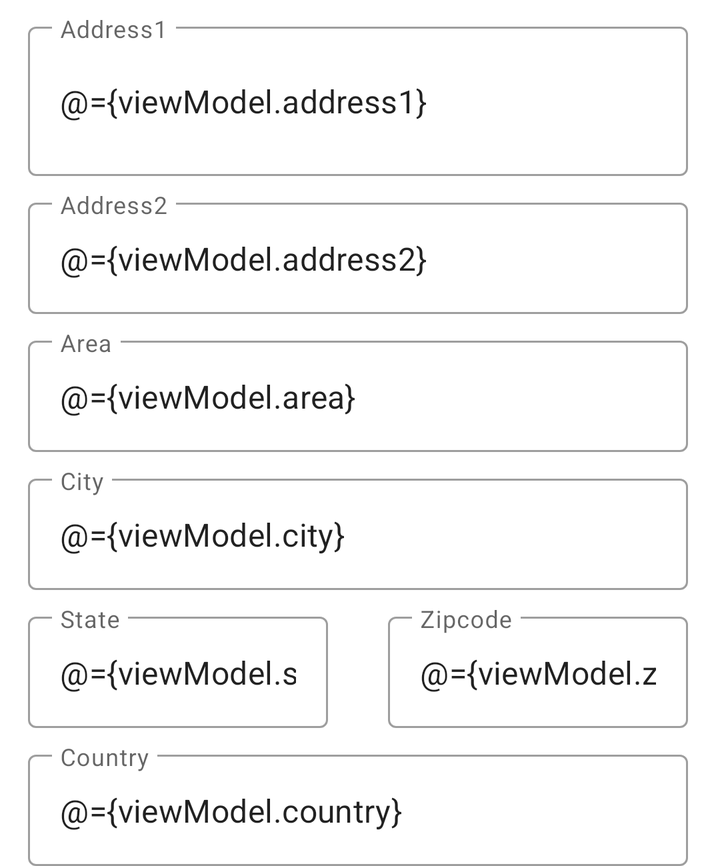
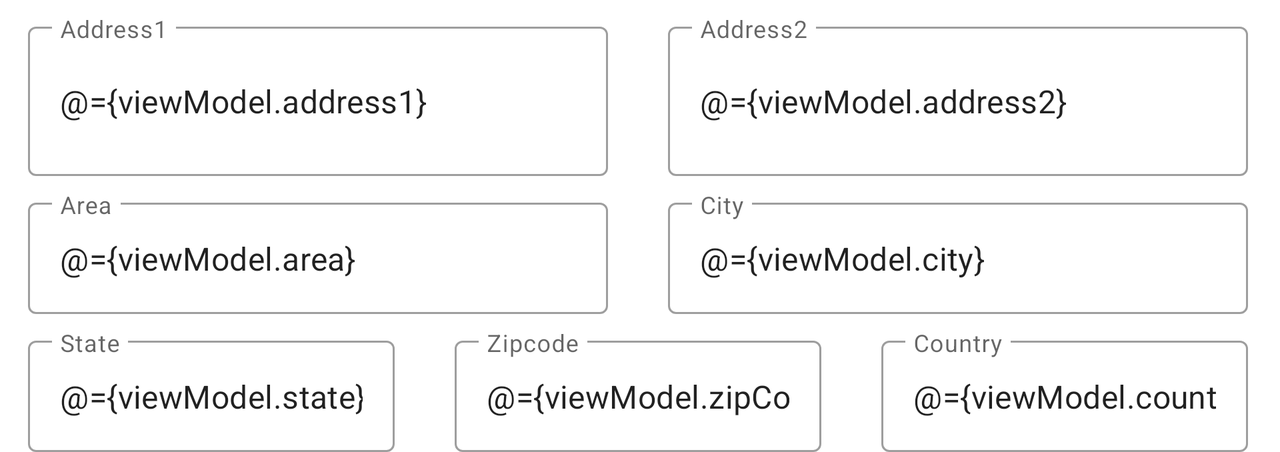

First picture: res/layout/ on a phone held upright. Second picture: the repository's own variant of that layout, on a device whose configuration matches the variant's folder. Source for both follows.
<!-- AndroidManifest.xml: application theme AppTheme -->
<!-- res/layout/address_layout.xml -->
<?xml version="1.0" encoding="utf-8"?>
<layout xmlns:android="http://schemas.android.com/apk/res/android"
    xmlns:app="http://schemas.android.com/apk/res-auto">

    <data>

        <variable
            name="viewModel"
            type="com.openclassrooms.realestatemanager.presentation.ui.addProperty.AddEditPropertyViewModel" />

        <variable
            name="address"
            type="com.openclassrooms.realestatemanager.presentation.ui.addProperty.AddEditPropertyViewModel" />

        <import type="android.view.View" />

        <import type="com.openclassrooms.realestatemanager.utils.converter.Converter" />

    </data>

    <androidx.constraintlayout.widget.ConstraintLayout
        android:layout_width="match_parent"
        android:layout_height="wrap_content">

        <com.google.android.material.textfield.TextInputLayout
            android:id="@+id/address1Layout"
            style="@style/Widget.MaterialComponents.TextInputLayout.OutlinedBox"
            android:layout_width="0dp"
            android:layout_height="wrap_content"
            android:layout_marginStart="@dimen/marginStart"
            android:layout_marginTop="@dimen/marginTop"
            android:layout_marginEnd="@dimen/marginEnd"
            android:layout_marginBottom="@dimen/marginTop"
            android:hint="@string/address1"
            android:inputType="textPostalAddress"
            app:endIconMode="clear_text"
            app:endIconTint="@color/colorAccent"
            app:layout_constraintEnd_toEndOf="parent"
            app:layout_constraintStart_toStartOf="parent"
            app:layout_constraintTop_toTopOf="parent">

            <com.google.android.material.textfield.TextInputEditText
                android:id="@+id/address1_text_input"
                android:layout_width="match_parent"
                android:layout_height="wrap_content"
                android:inputType="textMultiLine"
                android:maxLines="3"
                android:minLines="2"
                android:scrollbars="vertical"
                android:text="@={viewModel.address1}"
                android:textSize="@dimen/textSize"
                app:layout_constraintStart_toStartOf="parent"
                app:layout_constraintTop_toTopOf="parent" />
        </com.google.android.material.textfield.TextInputLayout>

        <com.google.android.material.textfield.TextInputLayout
            android:id="@+id/address2Layout"
            style="@style/Widget.MaterialComponents.TextInputLayout.OutlinedBox"
            android:layout_width="0dp"
            android:layout_height="wrap_content"
            android:layout_marginStart="@dimen/marginStart"
            android:layout_marginTop="@dimen/marginTop"
            android:layout_marginEnd="@dimen/marginEnd"
            android:layout_marginBottom="@dimen/marginTop"
            android:layout_weight="0.5"
            android:hint="@string/address2"
            android:inputType="textPostalAddress"
            app:endIconMode="clear_text"
            app:endIconTint="@color/colorAccent"
            app:layout_constraintEnd_toEndOf="parent"
            app:layout_constraintStart_toStartOf="parent"
            app:layout_constraintTop_toBottomOf="@id/address1Layout">

            <com.google.android.material.textfield.TextInputEditText
                android:id="@+id/address2_text_input"
                android:layout_width="match_parent"
                android:layout_height="wrap_content"
                android:hint="@string/address2"
                android:text="@={viewModel.address2}"
                android:textSize="@dimen/textSize" />
        </com.google.android.material.textfield.TextInputLayout>

        <com.google.android.material.textfield.TextInputLayout
            android:id="@+id/areaLayout"
            style="@style/Widget.MaterialComponents.TextInputLayout.OutlinedBox"
            android:layout_width="0dp"
            android:layout_height="wrap_content"
            android:layout_marginStart="@dimen/marginStart"
            android:layout_marginTop="@dimen/marginTop"
            android:layout_marginEnd="@dimen/marginEnd"
            android:layout_marginBottom="@dimen/marginTop"
            android:layout_weight="0.5"
            android:hint="@string/area"
            android:inputType="number"
            app:endIconMode="clear_text"
            app:endIconTint="@color/colorAccent"
            app:layout_constraintEnd_toEndOf="parent"
            app:layout_constraintStart_toStartOf="parent"
            app:layout_constraintTop_toBottomOf="@id/address2Layout">

            <com.google.android.material.textfield.TextInputEditText
                android:id="@+id/area_text_input"
                android:layout_width="match_parent"
                android:layout_height="wrap_content"
                android:inputType="text"
                android:text="@={viewModel.area}"
                android:textSize="@dimen/textSize"
                app:endIconMode="clear_text" />
        </com.google.android.material.textfield.TextInputLayout>

        <com.google.android.material.textfield.TextInputLayout
            android:id="@+id/cityLayout"
            style="@style/Widget.MaterialComponents.TextInputLayout.OutlinedBox"
            android:layout_width="0dp"
            android:layout_height="wrap_content"
            android:layout_marginStart="@dimen/marginStart"
            android:layout_marginTop="@dimen/marginTop"
            android:layout_marginEnd="@dimen/marginEnd"
            android:layout_marginBottom="@dimen/marginTop"
            android:hint="@string/city"
            android:inputType="number"
            app:endIconMode="clear_text"
            app:endIconTint="@color/colorAccent"
            app:layout_constraintEnd_toEndOf="parent"
            app:layout_constraintStart_toStartOf="parent"
            app:layout_constraintTop_toBottomOf="@id/areaLayout">

            <com.google.android.material.textfield.TextInputEditText
                android:id="@+id/city_text_input"
                android:layout_width="match_parent"
                android:layout_height="wrap_content"
                android:inputType="text"
                android:text="@={viewModel.city}"
                android:textSize="@dimen/textSize"
                app:layout_constraintStart_toStartOf="parent"
                app:layout_constraintTop_toBottomOf="@id/area_text_input" />

        </com.google.android.material.textfield.TextInputLayout>


        <com.google.android.material.textfield.TextInputLayout
            android:id="@+id/stateLayout"
            style="@style/Widget.MaterialComponents.TextInputLayout.OutlinedBox"
            android:layout_width="0dp"
            android:layout_height="wrap_content"
            android:layout_marginStart="@dimen/marginStart"
            android:layout_marginTop="@dimen/marginTop"
            android:layout_marginEnd="@dimen/marginEnd"
            android:layout_marginBottom="@dimen/marginTop"
            android:layout_weight="0.5"
            android:hint="@string/state"
            android:inputType="text"
            app:endIconMode="clear_text"
            app:endIconTint="@color/colorAccent"
            app:layout_constraintStart_toStartOf="parent"
            app:layout_constraintEnd_toStartOf="@id/zipcodeLayout"
            app:layout_constraintTop_toBottomOf="@id/cityLayout">

            <com.google.android.material.textfield.TextInputEditText
                android:id="@+id/state_text_input"
                android:layout_width="match_parent"
                android:layout_height="wrap_content"
                android:inputType="textPostalAddress"
                android:text="@={viewModel.state}"
                android:textSize="@dimen/textSize" />
        </com.google.android.material.textfield.TextInputLayout>

        <com.google.android.material.textfield.TextInputLayout
            android:id="@+id/zipcodeLayout"
            style="@style/Widget.MaterialComponents.TextInputLayout.OutlinedBox"
            android:layout_width="0dp"
            android:layout_height="wrap_content"
            android:layout_marginStart="@dimen/marginStart"
            android:layout_marginTop="@dimen/marginTop"
            android:layout_marginEnd="@dimen/marginEnd"
            android:layout_marginBottom="@dimen/marginTop"
            android:layout_weight="0.5"
            android:hint="@string/zipcode"
            android:inputType="number"
            app:endIconMode="clear_text"
            app:endIconTint="@color/colorAccent"
            app:layout_constraintEnd_toEndOf="parent"
            app:layout_constraintStart_toEndOf="@id/stateLayout"
            app:layout_constraintTop_toBottomOf="@id/cityLayout">

            <com.google.android.material.textfield.TextInputEditText
                android:id="@+id/zipcode_text_input"
                android:layout_width="match_parent"
                android:layout_height="wrap_content"
                android:inputType="number"
                android:text="@={viewModel.zipCode }"
                android:textSize="@dimen/textSize"
                app:layout_constraintTop_toBottomOf="@id/city_text_input" />

        </com.google.android.material.textfield.TextInputLayout>


        <com.google.android.material.textfield.TextInputLayout
            android:id="@+id/countryLayout"
            style="@style/Widget.MaterialComponents.TextInputLayout.OutlinedBox"
            android:layout_width="0dp"
            android:layout_height="wrap_content"
            android:layout_marginStart="@dimen/marginStart"
            android:layout_marginTop="@dimen/marginTop"
            android:layout_marginEnd="@dimen/marginEnd"
            android:layout_marginBottom="@dimen/marginTop"
            android:layout_weight="0.5"
            android:hint="@string/country"
            android:inputType="text"
            app:endIconMode="clear_text"
            app:endIconTint="@color/colorAccent"
            app:layout_constraintEnd_toEndOf="parent"
            app:layout_constraintStart_toStartOf="parent"
            app:layout_constraintTop_toBottomOf="@id/zipcodeLayout">

            <com.google.android.material.textfield.TextInputEditText
                android:id="@+id/country_text_input"
                android:layout_width="match_parent"
                android:layout_height="wrap_content"
                android:inputType="text"
                android:text="@={viewModel.country}"
                android:textSize="@dimen/textSize" />

        </com.google.android.material.textfield.TextInputLayout>
    </androidx.constraintlayout.widget.ConstraintLayout>
</layout>
<!-- resources referenced by this layout -->
<resources>
  <color name="colorAccent">#D81B60</color>
  <dimen name="marginEnd">16dp</dimen>
  <dimen name="marginStart">14dp</dimen>
  <dimen name="marginTop">8dp</dimen>
  <dimen name="textSize">16sp</dimen>
  <string name="address1">Address1</string>
  <string name="address2">Address2</string>
  <string name="area">Area</string>
  <string name="city">City</string>
  <string name="country">Country</string>
  <string name="state">State</string>
  <string name="zipcode">Zipcode</string>
  <style name="AppTheme" parent="Theme.MaterialComponents.Light.DarkActionBar">
          
          <item name="colorPrimary">@color/colorPrimary</item>
          <item name="colorPrimaryDark">@color/colorPrimaryDark</item>
          <item name="colorAccent">@color/colorAccent</item>
          <item name="bottomSheetDialogTheme">@style/CustomBottomSheet</item>
          <item name="bottomSheetStyle">@style/CustomBottomSheet</item>
          <item name="actionBarTheme">@style/MyActionBar</item>
      </style>
  <color name="colorPrimary">#5E35B1</color>
  <color name="colorPrimaryDark">#311B92</color>
  <style name="CustomBottomSheet" parent="Widget.MaterialComponents.BottomSheet">
          <item name="shapeAppearanceOverlay">@style/CustomShapeAppearanceBottomSheetDialog</item>
      </style>
  <style name="MyActionBar" parent="@style/Theme.MaterialComponents.Light.DarkActionBar">
          <item name="android:background">#fff</item>
      </style>
  <style name="CustomShapeAppearanceBottomSheetDialog" parent="">
          <item name="cornerFamily">rounded</item>
          <item name="cornerSizeTopRight">16dp</item>
          <item name="cornerSizeTopLeft">16dp</item>
          <item name="cornerSizeBottomRight">0dp</item>
          <item name="cornerSizeBottomLeft">0dp</item>
          <item name="android:background">@color/colorPrimaryDark</item>
      </style>
</resources>
<!-- res/layout-land/address_layout.xml (the repository's variant of the layout above) -->
<!-- drawn on the phone turned sideways -->
<?xml version="1.0" encoding="utf-8"?>
<layout xmlns:android="http://schemas.android.com/apk/res/android"
    xmlns:app="http://schemas.android.com/apk/res-auto">

    <data>

        <variable
            name="viewModel"
            type="com.openclassrooms.realestatemanager.presentation.ui.addProperty.AddEditPropertyViewModel" />

        <variable
            name="address"
            type="com.openclassrooms.realestatemanager.presentation.ui.addProperty.AddEditPropertyViewModel" />

        <import type="android.view.View" />

        <import type="com.openclassrooms.realestatemanager.utils.converter.Converter" />

    </data>

    <androidx.constraintlayout.widget.ConstraintLayout
        android:layout_width="match_parent"
        android:layout_height="wrap_content">

        <com.google.android.material.textfield.TextInputLayout
            android:id="@+id/address1Layout"
            style="@style/Widget.MaterialComponents.TextInputLayout.OutlinedBox"
            android:layout_width="0dp"
            android:layout_height="wrap_content"
            android:layout_marginStart="@dimen/marginStart"
            android:layout_marginTop="@dimen/marginTop"
            android:layout_marginEnd="@dimen/marginEnd"
            android:layout_marginBottom="@dimen/marginTop"
            android:layout_weight="0.5"
            android:hint="@string/address1"
            android:inputType="textPostalAddress"
            app:endIconMode="clear_text"
            app:endIconTint="@color/colorAccent"
            app:layout_constraintEnd_toStartOf="@id/address2Layout"
            app:layout_constraintStart_toStartOf="parent"
            app:layout_constraintTop_toTopOf="parent">

            <com.google.android.material.textfield.TextInputEditText
                android:id="@+id/address1_text_input"
                android:layout_width="match_parent"
                android:layout_height="wrap_content"
                android:inputType="textMultiLine"
                android:maxLines="3"
                android:minLines="2"
                android:scrollbars="vertical"
                android:text="@={viewModel.address1}"
                android:textSize="@dimen/textSize" />
        </com.google.android.material.textfield.TextInputLayout>

        <com.google.android.material.textfield.TextInputLayout
            android:id="@+id/address2Layout"
            style="@style/Widget.MaterialComponents.TextInputLayout.OutlinedBox"
            android:layout_width="0dp"
            android:layout_height="wrap_content"
            android:layout_marginStart="@dimen/marginStart"
            android:layout_marginTop="@dimen/marginTop"
            android:layout_marginEnd="@dimen/marginEnd"
            android:layout_marginBottom="@dimen/marginTop"
            android:layout_weight="0.5"
            android:hint="@string/address2"
            android:inputType="textPostalAddress"
            app:endIconMode="clear_text"
            app:endIconTint="@color/colorAccent"
            app:layout_constraintEnd_toEndOf="parent"
            app:layout_constraintStart_toEndOf="@id/address1Layout"
            app:layout_constraintTop_toTopOf="parent">

            <com.google.android.material.textfield.TextInputEditText
                android:id="@+id/address2_text_input"
                android:layout_width="match_parent"
                android:layout_height="wrap_content"
                android:hint="@string/address2"
                android:maxLines="3"
                android:minLines="2"
                android:text="@={viewModel.address2}"
                android:textSize="@dimen/textSize" />
        </com.google.android.material.textfield.TextInputLayout>

        <com.google.android.material.textfield.TextInputLayout
            android:id="@+id/areaLayout"
            style="@style/Widget.MaterialComponents.TextInputLayout.OutlinedBox"
            android:layout_width="0dp"
            android:layout_height="wrap_content"
            android:layout_marginStart="@dimen/marginStart"
            android:layout_marginTop="@dimen/marginTop"
            android:layout_marginEnd="@dimen/marginEnd"
            android:layout_marginBottom="@dimen/marginTop"
            android:layout_weight="0.5"
            android:hint="@string/area"
            android:inputType="number"
            app:endIconMode="clear_text"
            app:endIconTint="@color/colorAccent"
            app:layout_constraintEnd_toStartOf="@id/cityLayout"
            app:layout_constraintStart_toStartOf="parent"
            app:layout_constraintTop_toBottomOf="@id/address1Layout">

            <com.google.android.material.textfield.TextInputEditText
                android:id="@+id/area_text_input"
                android:layout_width="match_parent"
                android:layout_height="wrap_content"
                android:inputType="text"
                android:text="@={viewModel.area}"
                android:textSize="@dimen/textSize"
                app:endIconMode="clear_text" />
        </com.google.android.material.textfield.TextInputLayout>

        <com.google.android.material.textfield.TextInputLayout
            android:id="@+id/cityLayout"
            style="@style/Widget.MaterialComponents.TextInputLayout.OutlinedBox"
            android:layout_width="0dp"
            android:layout_height="wrap_content"
            android:layout_marginStart="@dimen/marginStart"
            android:layout_marginTop="@dimen/marginTop"
            android:layout_marginEnd="@dimen/marginEnd"
            android:layout_marginBottom="@dimen/marginTop"
            android:hint="@string/city"
            android:inputType="number"
            app:endIconMode="clear_text"
            app:endIconTint="@color/colorAccent"
            app:layout_constraintEnd_toEndOf="parent"
            app:layout_constraintStart_toEndOf="@id/areaLayout"
            app:layout_constraintTop_toBottomOf="@id/address1Layout">

            <com.google.android.material.textfield.TextInputEditText
                android:id="@+id/city_text_input"
                android:layout_width="match_parent"
                android:layout_height="wrap_content"
                android:inputType="text"
                android:text="@={viewModel.city}"
                android:textSize="@dimen/textSize"
                app:layout_constraintStart_toStartOf="parent"
                app:layout_constraintTop_toBottomOf="@id/area_text_input" />

        </com.google.android.material.textfield.TextInputLayout>


        <com.google.android.material.textfield.TextInputLayout
            android:id="@+id/stateLayout"
            style="@style/Widget.MaterialComponents.TextInputLayout.OutlinedBox"
            android:layout_width="0dp"
            android:layout_height="wrap_content"
            android:layout_marginStart="@dimen/marginStart"
            android:layout_marginTop="@dimen/marginTop"
            android:layout_marginEnd="@dimen/marginEnd"
            android:layout_marginBottom="@dimen/marginTop"
            android:layout_weight="0.3"
            android:hint="@string/state"
            android:inputType="text"
            app:endIconMode="clear_text"
            app:endIconTint="@color/colorAccent"
            app:layout_constraintEnd_toStartOf="@id/zipcodeLayout"
            app:layout_constraintStart_toStartOf="parent"
            app:layout_constraintTop_toBottomOf="@id/cityLayout">

            <com.google.android.material.textfield.TextInputEditText
                android:id="@+id/state_text_input"
                android:layout_width="match_parent"
                android:layout_height="wrap_content"
                android:inputType="textPostalAddress"
                android:text="@={viewModel.state}"
                android:textSize="@dimen/textSize" />
        </com.google.android.material.textfield.TextInputLayout>

        <com.google.android.material.textfield.TextInputLayout
            android:id="@+id/zipcodeLayout"
            style="@style/Widget.MaterialComponents.TextInputLayout.OutlinedBox"
            android:layout_width="0dp"
            android:layout_height="wrap_content"
            android:layout_marginStart="@dimen/marginStart"
            android:layout_marginTop="@dimen/marginTop"
            android:layout_marginEnd="@dimen/marginEnd"
            android:layout_marginBottom="@dimen/marginTop"
            android:layout_weight="0.3"
            android:hint="@string/zipcode"
            android:inputType="number"
            app:endIconMode="clear_text"
            app:endIconTint="@color/colorAccent"
            app:layout_constraintEnd_toStartOf="@id/countryLayout"
            app:layout_constraintStart_toEndOf="@id/stateLayout"
            app:layout_constraintTop_toBottomOf="@id/cityLayout">

            <com.google.android.material.textfield.TextInputEditText
                android:id="@+id/zipcode_text_input"
                android:layout_width="match_parent"
                android:layout_height="wrap_content"
                android:inputType="number"
                android:text="@={viewModel.zipCode }"
                android:textSize="@dimen/textSize"
                app:layout_constraintTop_toBottomOf="@id/city_text_input" />

        </com.google.android.material.textfield.TextInputLayout>


        <com.google.android.material.textfield.TextInputLayout
            android:id="@+id/countryLayout"
            style="@style/Widget.MaterialComponents.TextInputLayout.OutlinedBox"
            android:layout_width="0dp"
            android:layout_height="wrap_content"
            android:layout_marginStart="@dimen/marginStart"
            android:layout_marginTop="@dimen/marginTop"
            android:layout_marginEnd="@dimen/marginEnd"
            android:layout_marginBottom="@dimen/marginTop"
            android:layout_weight="0.5"
            android:hint="@string/country"
            android:inputType="text"
            app:endIconMode="clear_text"
            app:endIconTint="@color/colorAccent"
            app:layout_constraintEnd_toEndOf="parent"
            app:layout_constraintStart_toEndOf="@id/zipcodeLayout"
            app:layout_constraintTop_toBottomOf="@id/cityLayout">

            <com.google.android.material.textfield.TextInputEditText
                android:id="@+id/country_text_input"
                android:layout_width="match_parent"
                android:layout_height="wrap_content"
                android:inputType="text"
                android:text="@={viewModel.country}"
                android:textSize="@dimen/textSize" />

        </com.google.android.material.textfield.TextInputLayout>
    </androidx.constraintlayout.widget.ConstraintLayout>
</layout>
